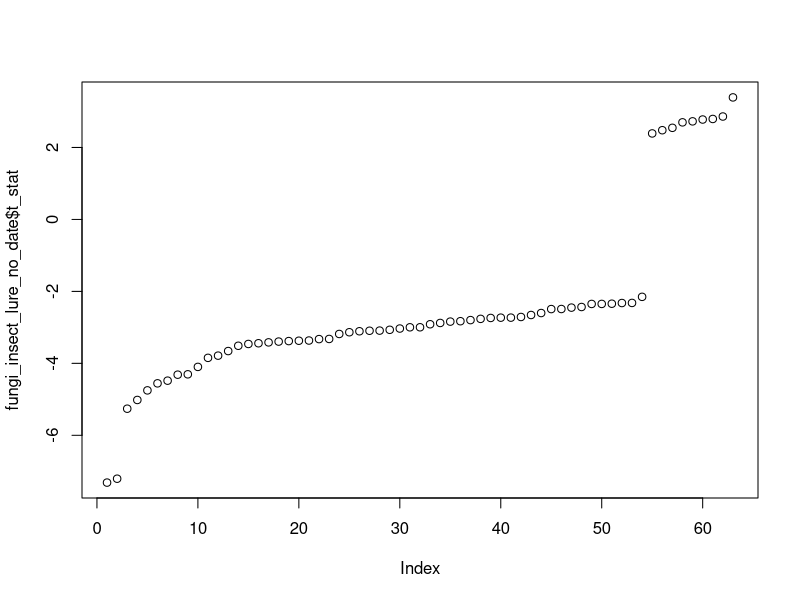

Source code (R):
library(dplyr)

fungi_tax = read.table("data/2024_fungi/ASVs_taxonomy.tsv")

fungi_date = read.csv("data/2024_fungi/fungal_taxa_date_association.all_taxa.csv")
fungi_insect_no_date_no_lure = read.csv("data/compare_insects_fungi_top3axes/fungal_insect_association_results.PCoA1_only.no_lure.csv")
fungi_insect_date_lure = read.csv("data/compare_insects_fungi_top3axes/fungal_insect_association_results.PCoA1_plus_date.csv")
fungi_insect_date_no_lure = read.csv("data/compare_insects_fungi_top3axes/fungal_insect_association_results.PCoA1_plus_date.no_lure.csv")
fungi_insect_lure_no_date = read.csv("data/compare_insects_fungi_top3axes/fungal_insect_association_results.PCoA1_only.csv")

fungi_tax$taxon = row.names(fungi_tax)


fungi_date %>% 
    filter(q_value < 0.1) %>% 
    arrange(t_stat) %>%
    left_join(., fungi_tax) -> fungi_date
fungi_insect_no_date_no_lure %>% 
    filter(q_value < 0.1) %>% 
    arrange(t_stat) %>%
    left_join(., fungi_tax) -> fungi_insect_no_date_no_lure
fungi_insect_date_lure %>% 
    filter(q_value < 0.1) %>% 
    arrange(t_stat) %>%
    left_join(., fungi_tax) -> fungi_insect_date_lure
fungi_insect_date_no_lure %>% 
    filter(q_value < 0.1) %>% 
    arrange(t_stat) %>%
    left_join(., fungi_tax) -> fungi_insect_date_no_lure
fungi_insect_lure_no_date %>% 
    filter(q_value < 0.1) %>% 
    arrange(t_stat) %>%
    left_join(., fungi_tax) -> fungi_insect_lure_no_date

nrow(fungi_date)
# 2116
nrow(fungi_insect_no_date_no_lure)
# 77
nrow(fungi_insect_date_lure)
# 0
nrow(fungi_insect_date_no_lure)
# 0
nrow(fungi_insect_lure_no_date)
# 63
# partialling out lure removes 14 hits. Are they among the top hits?

sum(fungi_insect_no_date_no_lure$taxon %in% fungi_insect_lure_no_date$taxon)
# 59 of the non-partialled hits are shared in the lure partialled
sum(!fungi_insect_lure_no_date$taxon %in% fungi_insect_no_date_no_lure$taxon)
# 4
fungi_insect_lure_no_date[!fungi_insect_lure_no_date$taxon %in% fungi_insect_no_date_no_lure$taxon,]
plot(fungi_insect_lure_no_date$t_stat)
# the four that are picked up in lure partial but not unpartialled are not particularly strong t-stats (-2.7 - -3.4)
# Candida ponderosae
# 
fungi_insect_no_date_no_lure %>% filter(t_stat > 0)

fungi_date$Family %>% unique() %>% sort()
fungi_date %>% filter(Family == "f__Mycosphaerellaceae")

fungi_insect_no_date_no_lure$Order %>% unique() %>% sort()
fungi_insect_no_date_no_lure %>% filter(Order == "o__Saccharomycetales")
fungi_insect_no_date_no_lure$Family %>% unique() %>% sort()
fungi_insect_no_date_no_lure %>% filter(Family == "f__Saccharomycetaceae")

fungi_date %>% filter(Order == "o__Saccharomycetales")


sum(!fungi_insect_no_date_no_lure$taxon %in% fungi_date$taxon)
# 17 of the insect only taxa are not in date
sum(!fungi_insect_lure_no_date$taxon %in% fungi_date$taxon)
# 17 still. Are these the same
fungi_insect_no_date_no_lure[!fungi_insect_no_date_no_lure$taxon %in% fungi_date$taxon,"taxon"] -> insect_no_date_no_lure_uniqe_taxa
fungi_insect_lure_no_date[!fungi_insect_lure_no_date$taxon %in% fungi_date$taxon,"taxon"] -> insect_no_date_with_lure_uniqe_taxa
sum(insect_no_date_no_lure_uniqe_taxa %in% insect_no_date_with_lure_uniqe_taxa)
# 13 of the 17 match
# 
